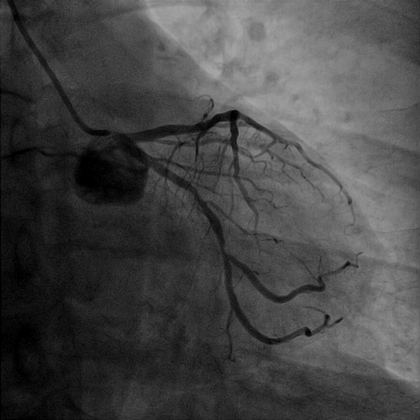
%> input picture coronary1.2/c_lm_29.bmp, 420 x 420 px, shrunk from 512 x 512 before the run
$ octave coronary1_2.m   (GNU Octave 9; MATLAB toolbox functions it lacks are replaced by stand-ins)
%> lines starting %> are read from the running program, lines starting %| are printed output that depends on the picture; in (x1, y1, x2, y2) boxes, pixels count from 0 and x2, y2 are one past the last pixel; in counts of white or black regions, pixels touching at a corner belong together; the program's own positions count from 1
img=imread('c_lm_29.bmp');
%> img is the input picture: size 420x420 uint8; min 0, max 167, mean 69.2
%   img=imread('c_gc_40.bmp');
% img=imread('c_cqj_37.bmp');

k = 1;
% 增强对比度
J = imadjust(img,[0.05 0.45],[]);
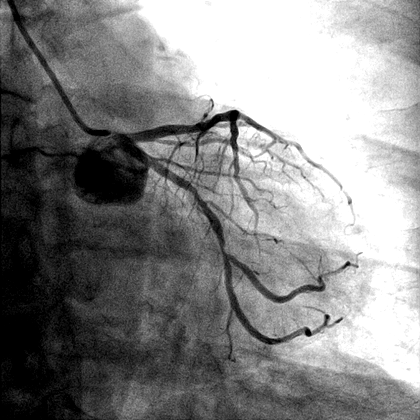
%> J: size 420x420 uint8; min 0, max 255, mean 133.6

imwrite(J,strcat('result',num2str(k),'.bmp'));
figure,imshow(J), title('result1')

I = J;

% 使用sobel提取边缘
%创建一个二维的预定义的滤波算子hy，sobel用于边缘提取，无参数
hy = fspecial('sobel');
hx = hy';
% 对任意类型数组或多维图像进行滤波，‘replicate’图像大小通过复制外边界的值来扩展
Iy = imfilter(double(I), hy, 'replicate');
Ix = imfilter(double(I), hx, 'replicate');
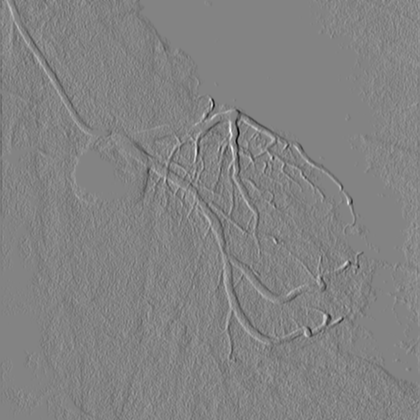
%> Ix: size 420x420 double; min -870, max 818, mean -2.9; drawn with min black and max white
gradmag = sqrt(Ix.^2 + Iy.^2);

I = uint8(gradmag);
k= k+1;
imwrite(I,strcat('result',num2str(k),'.bmp'));
figure,imshow(I), title('result2')


%灰度转二值
I = imadjust(I,[0.05 0.8],[]);
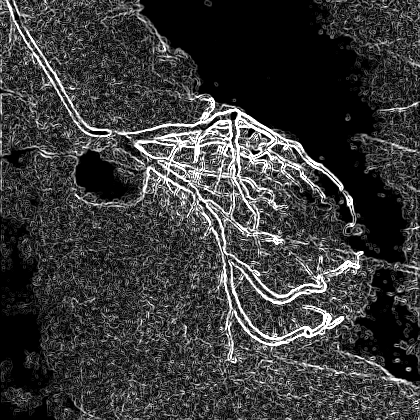
%> I: size 420x420 uint8; min 0, max 255, mean 57.4
img=im2bw(I,0.5);
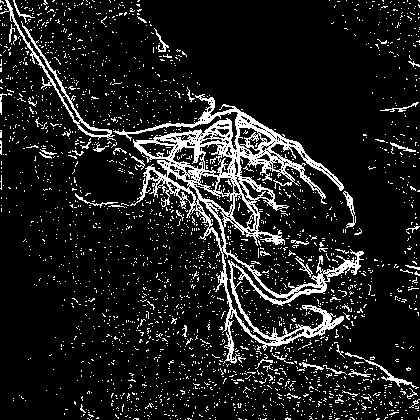
%> img: size 420x420 logical; 11.6% white in thin lines or dots
k= k+1;
imwrite(img,strcat('result',num2str(k),'.bmp'));
figure,imshow(img), title('result3')


%去掉图像中面积小于8的区域
f=bwareaopen(img,8);
%> f: size 420x420 logical; 8.9% white in thin lines or dots

k= k+1;
imwrite(f,strcat('result',num2str(k),'.bmp'));

figure,imshow(f), title('result4')


% 根据patch块中图像值和的大小去噪
im = double(f);
%> im: size 420x420 double; values 0 (black) and 1 (white), 8.9% white in thin lines or dots
patchSize = 16;%16
patchSize1 = 12;
[rows, cols] = size(im);
%> rows = 420; cols = 420
 numpatch = floor(rows/patchSize);
%> numpatch = 26

%先用16*16的块，10的阈值处理
for i = 1:numpatch-1
    for j = 1:numpatch-1
         block = im(i*patchSize+1:(i+1)*patchSize,j*patchSize+1:(j+1)*patchSize);
%          block1 = im(i*patchSize+1:(i+1)*patchSize,j*patchSize+1:(j+1)*patchSize);
%      block = img(1:patchSize,1:patchSize);
      a = sum(sum(block));
      if a<30%10
        im(i*patchSize+1:(i+1)*patchSize,j*patchSize+1:(j+1)*patchSize) = zeros(patchSize,patchSize);
%         figure,imshow(im);
      end
    end
end
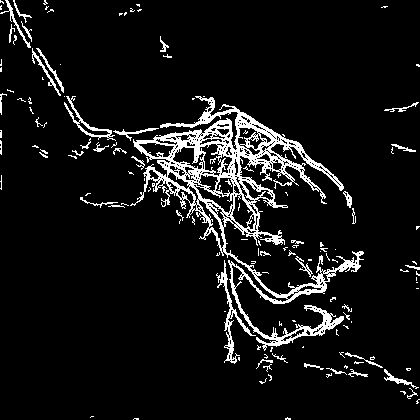
%> im: size 420x420 double; values 0 (black) and 1 (white), 7.9% white in thin lines or dots
k= k+1;
imwrite(im,strcat('result',num2str(k),'.bmp'));
figure,imshow(im), title('result5')


% 对图像进行膨胀处理，使所有的血管连为整体
se = strel('disk',3);
I = imdilate(im,se);
%> I: size 420x420 double; values 0 (black) and 1 (white), 19.5% white; 30 white regions, largest, box (x1, y1, x2, y2) and area: (0, 0, 366, 386) 29811, (337, 350, 420, 406) 1020, (302, 361, 370, 380) 599
k= k+1;
imwrite(I,strcat('result',num2str(k),'.bmp'));
figure,imshow(I), title('result6')


% 去除孤立于血管外的点
T=bwareaopen(I,10000);%去掉图像中面积小于1500的区域
%> T: size 420x420 logical; 16.9% white; 1 white region, box (x1, y1, x2, y2) and area: (0, 0, 366, 386) 29811
k= k+1;
imwrite(T,strcat('result',num2str(k),'.bmp'));
figure,imshow(T), title('result7')

% 两个图像相减取绝对值，得到去除的图像块
[rows, cols] = size(I);
X = abs(I-T-ones(rows, cols));
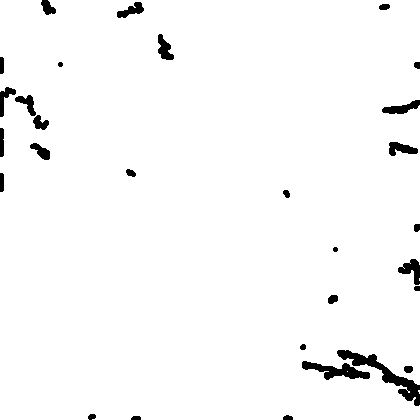
%> X: size 420x420 double; values 0 (black) and 1 (white), 97.4% white; 29 black regions, largest, box (x1, y1, x2, y2) and area: (337, 350, 420, 406) 1020, (302, 361, 370, 380) 599, (398, 259, 420, 285) 288
k= k+1;
imwrite(X,strcat('result',num2str(k),'.bmp'));
figure,imshow(X), title('result8')

% 将已经去除的图像块应用到im上
re = im.*X;
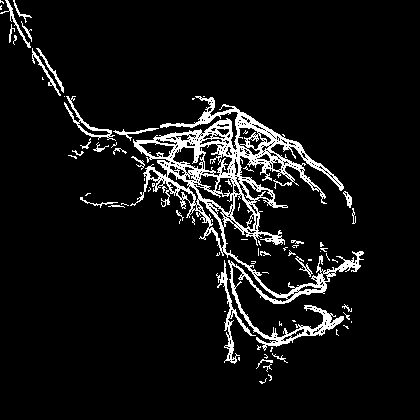
%> re: size 420x420 double; values 0 (black) and 1 (white), 7.2% white in thin lines or dots, all inside (x1, y1, x2, y2) = (0, 0, 364, 384)
k= k+1;
imwrite(re,strcat('result',num2str(k),'.bmp'));
figure,imshow(re), title('result9')

$ run again, with coronary1.2/c_cqj_37.bmp copied over coronary1.2/c_lm_29.bmp
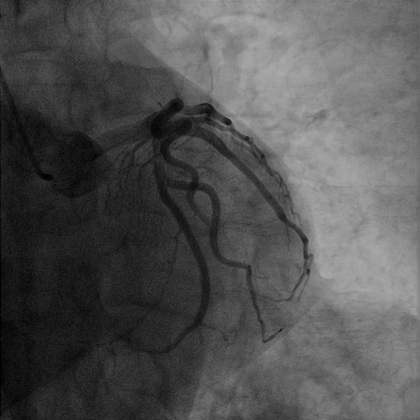
%> input picture coronary1.2/c_cqj_37.bmp, 420 x 420 px, shrunk from 512 x 512 before the run
%> img is the input picture: size 420x420 uint8; min 0, max 171, mean 82.4
%> img: size 420x420 logical; 9.1% white in thin lines or dots
%> f: size 420x420 logical; 6.5% white in thin lines or dots
%> after the loop `for i = 1:numpatch-1`:
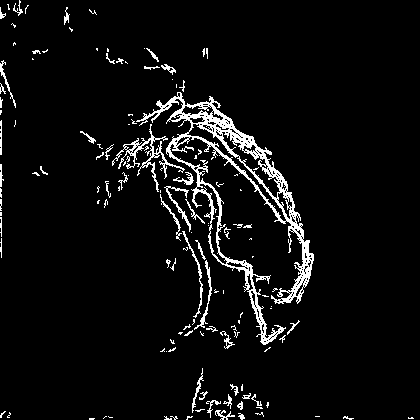
%> im: size 420x420 double; values 0 (black) and 1 (white), 5.5% white in thin lines or dots
%> T: size 420x420 logical; 11.5% white; 1 white region, box (x1, y1, x2, y2) and area: (78, 78, 316, 354) 20351
%> X: size 420x420 double; values 0 (black) and 1 (white), 96.4% white; 30 black regions, largest, box (x1, y1, x2, y2) and area: (184, 366, 271, 420) 1911, (0, 58, 18, 117) 511, (142, 46, 178, 82) 464
%> `re = im.*X;`:
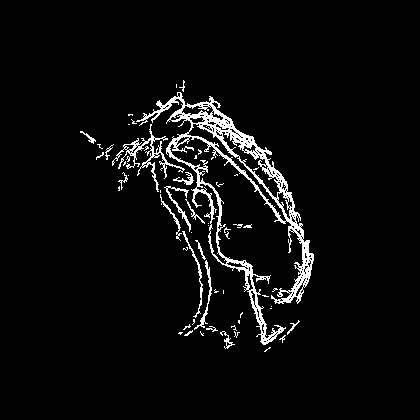
%> re: size 420x420 double; values 0 (black) and 1 (white), 4.5% white in thin lines or dots, all inside (x1, y1, x2, y2) = (80, 80, 314, 352)
